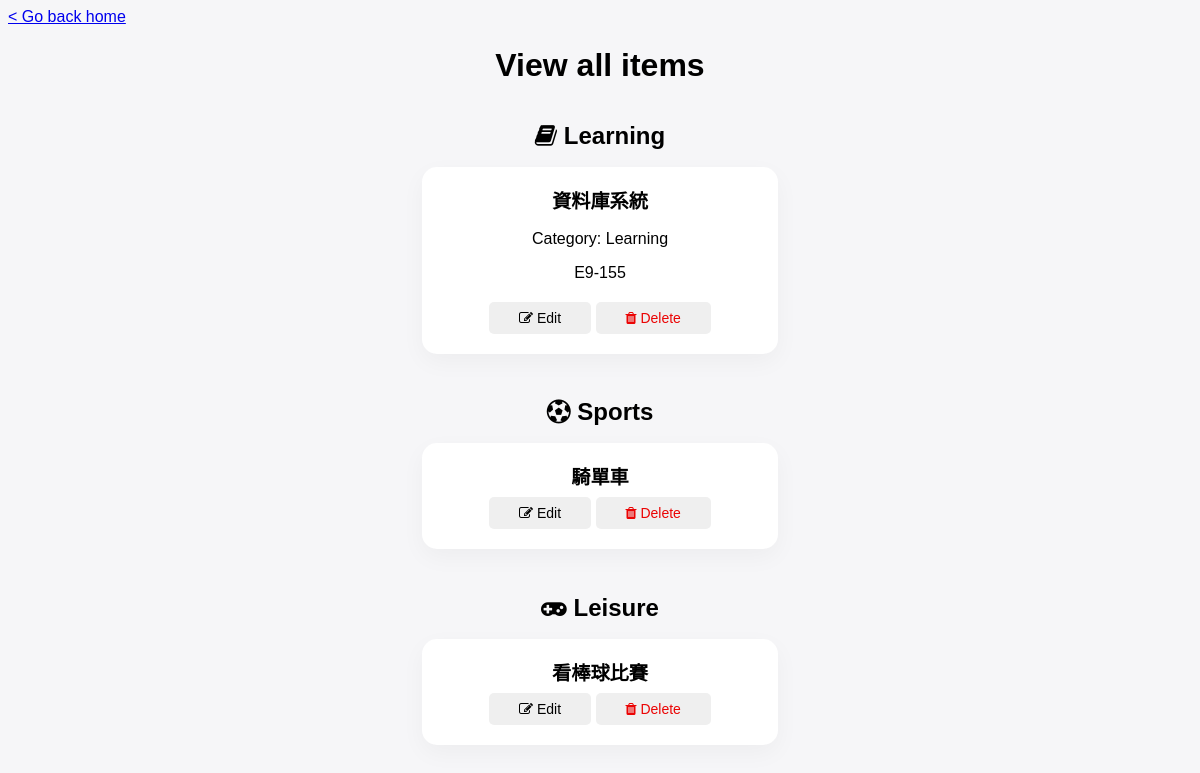
The app's page /items/listAll with its own data.
### MainApp/models.py (models this page shows, shortened)
class Items(db.Model):
    __tablename__ = 'Items'
    Category = db.Column(db.VARCHAR(20), nullable=False)
    ItemNumber = db.Column(db.CHAR(6), primary_key=True)
    Name = db.Column(db.VARCHAR(50), nullable=False)
    item_referenced_by_record = db.relationship('Records', lazy=True, cascade='delete')
    item_referenced_by_goal = db.relationship('Goals', lazy=True, cascade='delete')

### main.py (the view)
@app.route('/items/listAll')
def items_listAll():
    return items_views.listItems()

### MainApp/Items/views.py (called while the page is built)
def listItems():
    numberOfItems = db.session.execute('SELECT COUNT(*) AS Number '+
                                       'FROM Items').fetchall()[0].Number
    if numberOfItems > 0:
        return render_template('items/item_listAll.html', learningItems=Items.query.filter_by(Category='Learning'), \
                                sportsItems=Items.query.filter_by(Category='Sports'), leisureItems=Items.query.filter_by(Category='Leisure'))
    else:
        return render_template('items/item_listAll.html')

### MainApp/templates/items/item_listAll.html (shortened to what this page needs)
<!doctype html>
<html>
    <link rel="stylesheet" href="/static/items/item_listAll_css.css">
    <link rel="stylesheet" href="https://cdnjs.cloudflare.com/ajax/libs/font-awesome/4.7.0/css/font-awesome.min.css">
    <body onload="setInfo()">
        <a href="/home" title="go to Homepage">&lt; Go back home</a>
        <div class="items" id="itemListContainer">
            <h1 class="items">View all items</h1>
            <h2 class="learningItems"><i class="fa fa-book"></i> Learning</h2>
            <div class="itemsOuterContainer" id="learningItemsContainer">
                {% for i in learningItems%}
                <div class="itemContainer">
                    <h3 class="item" id="name">{{i.Name}}</h3>
                    <p class="item" id="category">Category: {{i.Category}}</p>
                    <p class="item" id="itemNumber">{{i.ItemNumber}}</p>
                    <div class="buttonContainer">
                        <button class="modifyRequestButton" onclick="sendModifyRequest('{{i.ItemNumber}}')"><i class="fa fa-edit"></i> Edit</button>
                        <button class="deleteRequestButton" onclick="deleteWarn('{{i.ItemNumber}}')"><i class="fa fa-trash"></i> Delete</button>
                    </div>
                </div>
                {% endfor %}
            </div>
            <h2 class="sportsItems"><i class="fa fa-soccer-ball-o"></i> Sports</h2>
            <div class="itemsOuterContainer" id="sportsItemsContainer">
                {% for i in sportsItems%}
                <div class="itemMinimalContainer">
                    <h3 class="item" id="name">{{i.Name}}</h3>
                    <div class="buttonContainer">
                        <button class="modifyRequestButton" onclick="sendModifyRequest('{{i.ItemNumber}}')"><i class="fa fa-edit"></i> Edit</button>
                        <button class="deleteRequestButton" onclick="deleteWarn('{{i.ItemNumber}}')"><i class="fa fa-trash"></i> Delete</button>
                    </div>
                </div>
                {% endfor %}
            </div>
            <h2 class="leisureItems"><i class="fa fa-gamepad"></i> Leisure</h2>
            <div class="itemsOuterContainer" id="leisureItemsContainer">
                {% for i in leisureItems%}
                <div class="itemMinimalContainer">
                    <h3 class="item" id="name">{{i.Name}}</h3>
                    <div class="buttonContainer">
                        <button class="modifyRequestButton" onclick="sendModifyRequest('{{i.ItemNumber}}')"><i class="fa fa-edit"></i> Edit</button>
                        <button class="deleteRequestButton" onclick="deleteWarn('{{i.ItemNumber}}')"><i class="fa fa-trash"></i> Delete</button>
                    </div>
                </div>
                {% endfor %}
            </div>
        </div>
    </body>
</html>

### MainApp/static/items/item_listAll_css.css (style rules this page uses)
body { background-color: #f6f6f8; }
a, li, div, h4, p { font-family: Calibri, sans-serif; }
h1, h2, h3 { font-family: sans-serif; }
h2 { text-align: center; padding-top: 2%; margin-bottom: 1%; }
h3 { font-size: larger; margin-bottom: 0%; }
#itemListContainer { width: 70%; text-align: center; margin: auto; }
.itemContainer { height: 170px; width: 43%; margin: 1%; padding-bottom: 2%; background-color: white; border-width: 1px; border-radius: 15px; box-shadow: 0px 8px 24px rgb(13 13 18 / 4%); vertical-align: top; display: inline-block; }
.itemMinimalContainer { height: 90px; width: 43%; margin: 1%; padding-bottom: 2%; background-color: white; border-width: 1px; border-radius: 15px; box-shadow: 0px 8px 24px rgb(13 13 18 / 4%); vertical-align: top; display: inline-block; }
.itemMinimalContainer h3 { padding-bottom: 1%; }
.buttonContainer { text-align: center; }
button { border-style: none; border-radius: 5px; font-size: 14px; margin-top: 1%; margin-bottom: 1%; cursor: pointer; }
.modifyRequestButton { color: black; padding: 8px 30px; }
.deleteRequestButton { color: rgb(235, 4, 4); padding: 8px 30px; }

### records on screen
Items: Name "資料庫系統", Category "Learning", ItemNumber "E9-155"
Items: Name "騎單車"
Items: Name "看棒球比賽"
